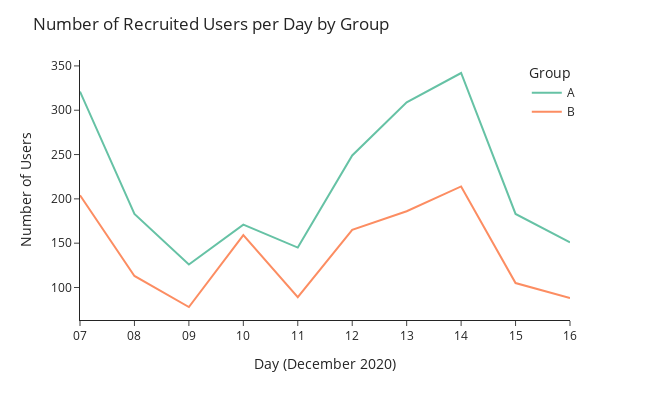

Notebook cell for this chart:
### Code cell
pivot_events = events_ab.groupby(['group', 'first_date']).agg({'user_id': 'nunique'}).reset_index()
fig = px.line(pivot_events, x='first_date', y='user_id', color='group', color_discrete_sequence=px_palette)
fig.update_layout(title='Number of Recruited Users per Day by Group',
                  xaxis_title='Day (December 2020)',
                  yaxis_title='Number of Users',
                  xaxis=dict(tickformat='%d', tickmode='linear'),
                  template=px_template,
                  legend=dict(title='Group', y=1, xanchor="right"),
                  width=650,
                  height=400)
fig.show()

### Figure 1 — Plotly figure (JSON) as saved in the notebook; plotly's stock layout.template omitted (floating-point values rounded to 4 significant figures)
{"data": [{"hovertemplate": "group=A<br>first_date=%{x}<br>user_id=%{y}<extra></extra>", "legendgroup": "A", "line": {"color": "rgb(102,194,165)", "dash": "solid"}, "marker": {"symbol": "circle"}, "mode": "lines", "name": "A", "orientation": "v", "showlegend": true, "type": "scatter", "x": ["2020-12-07T00:00:00", "2020-12-08T00:00:00", "2020-12-09T00:00:00", "2020-12-10T00:00:00", "2020-12-11T00:00:00", "2020-12-12T00:00:00", "2020-12-13T00:00:00", "2020-12-14T00:00:00", "2020-12-15T00:00:00", "2020-12-16T00:00:00"], "xaxis": "x", "y": [321, 183, 126, 171, 145, 249, 309, 342, 183, 151], "yaxis": "y"}, {"hovertemplate": "group=B<br>first_date=%{x}<br>user_id=%{y}<extra></extra>", "legendgroup": "B", "line": {"color": "rgb(252,141,98)", "dash": "solid"}, "marker": {"symbol": "circle"}, "mode": "lines", "name": "B", "orientation": "v", "showlegend": true, "type": "scatter", "x": ["2020-12-07T00:00:00", "2020-12-08T00:00:00", "2020-12-09T00:00:00", "2020-12-10T00:00:00", "2020-12-11T00:00:00", "2020-12-12T00:00:00", "2020-12-13T00:00:00", "2020-12-14T00:00:00", "2020-12-15T00:00:00", "2020-12-16T00:00:00"], "xaxis": "x", "y": [204, 113, 78, 159, 89, 165, 186, 214, 105, 88], "yaxis": "y"}], "layout": {"height": 400, "legend": {"title": {"text": "Group"}, "tracegroupgap": 0, "xanchor": "right", "y": 1}, "margin": {"t": 60}, "title": {"text": "Number of Recruited Users per Day by Group"}, "width": 650, "xaxis": {"anchor": "y", "domain": [0, 1], "tickformat": "%d", "tickmode": "linear", "title": {"text": "Day (December 2020)"}}, "yaxis": {"anchor": "x", "domain": [0, 1], "title": {"text": "Number of Users"}}}}
